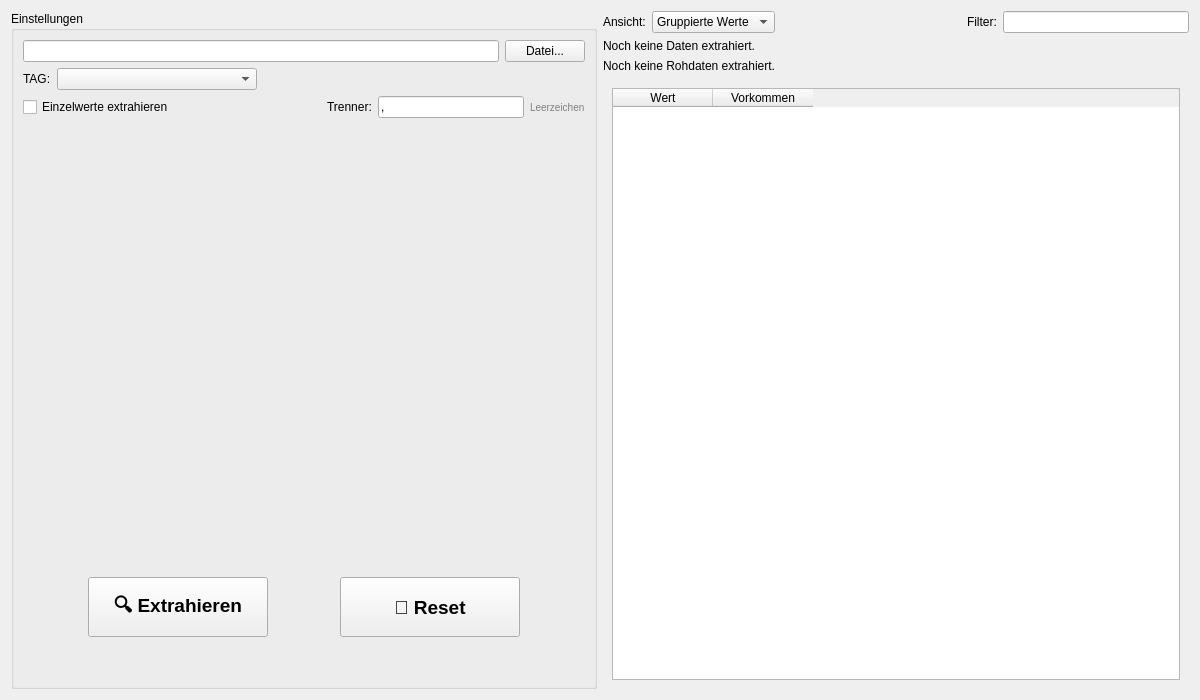
<?xml version="1.0" encoding="UTF-8"?>
<ui version="4.0">
 <class>Step1_LoadAndExtract</class>
 <widget class="QWidget" name="Step1_LoadAndExtract">
  <property name="geometry">
   <rect>
    <x>0</x>
    <y>0</y>
    <width>1200</width>
    <height>700</height>
   </rect>
  </property>
  <property name="windowTitle">
   <string>Step 1 - Load and Extract</string>
  </property>
  <layout class="QHBoxLayout" name="mainLayout">
   <item>
    <widget class="QGroupBox" name="group_settings">
     <property name="title">
      <string>Einstellungen</string>
     </property>
     <layout class="QVBoxLayout" name="settingsLayout">
      <item>
       <layout class="QHBoxLayout" name="fileLayout">
        <item>
         <widget class="QLineEdit" name="edit_file"/>
        </item>
        <item>
         <widget class="QPushButton" name="btn_select_file">
          <property name="text">
           <string>Datei...</string>
          </property>
         </widget>
        </item>
       </layout>
      </item>
      <item>
       <layout class="QHBoxLayout" name="tagLayout">
        <item>
         <widget class="QLabel" name="label_tag">
          <property name="text">
           <string>TAG:</string>
          </property>
         </widget>
        </item>
        <item>
         <widget class="QComboBox" name="combo_tags">
          <property name="minimumSize">
           <size>
            <width>200</width>
            <height>0</height>
           </size>
          </property>
         </widget>
        </item>
        <item>
         <spacer name="horizontalSpacer_4">
          <property name="orientation">
           <enum>Qt::Orientation::Horizontal</enum>
          </property>
          <property name="sizeHint" stdset="0">
           <size>
            <width>40</width>
            <height>20</height>
           </size>
          </property>
         </spacer>
        </item>
       </layout>
      </item>
      <item>
       <layout class="QHBoxLayout" name="sepLayout">
        <item>
         <widget class="QCheckBox" name="chk_single_values">
          <property name="text">
           <string>Einzelwerte extrahieren</string>
          </property>
         </widget>
        </item>
        <item>
         <spacer name="horizontalSpacer_6">
          <property name="orientation">
           <enum>Qt::Orientation::Horizontal</enum>
          </property>
          <property name="sizeHint" stdset="0">
           <size>
            <width>40</width>
            <height>20</height>
           </size>
          </property>
         </spacer>
        </item>
        <item>
         <widget class="QLabel" name="label_sep">
          <property name="text">
           <string>Trenner:</string>
          </property>
         </widget>
        </item>
        <item>
         <widget class="QLineEdit" name="edit_separator">
          <property name="minimumSize">
           <size>
            <width>100</width>
            <height>0</height>
           </size>
          </property>
          <property name="text">
           <string>, </string>
          </property>
         </widget>
        </item>
        <item>
         <widget class="QLabel" name="label_sep_hint">
          <property name="visible">
           <bool>false</bool>
          </property>
          <property name="styleSheet">
           <string>color: gray; font-size: 10px;</string>
          </property>
          <property name="text">
           <string>Leerzeichen</string>
          </property>
         </widget>
        </item>
       </layout>
      </item>
      <item>
       <spacer name="verticalSpacer">
        <property name="orientation">
         <enum>Qt::Orientation::Vertical</enum>
        </property>
        <property name="sizeHint" stdset="0">
         <size>
          <width>20</width>
          <height>40</height>
         </size>
        </property>
       </spacer>
      </item>
      <item>
       <layout class="QHBoxLayout" name="buttonLayout">
        <item>
         <spacer name="horizontalSpacer_2">
          <property name="orientation">
           <enum>Qt::Orientation::Horizontal</enum>
          </property>
          <property name="sizeHint" stdset="0">
           <size>
            <width>40</width>
            <height>20</height>
           </size>
          </property>
         </spacer>
        </item>
        <item>
         <widget class="QPushButton" name="btn_extract">
          <property name="minimumSize">
           <size>
            <width>180</width>
            <height>60</height>
           </size>
          </property>
          <property name="maximumSize">
           <size>
            <width>16777215</width>
            <height>16777215</height>
           </size>
          </property>
          <property name="font">
           <font>
            <pointsize>14</pointsize>
            <bold>true</bold>
           </font>
          </property>
          <property name="text">
           <string>🔍 Extrahieren</string>
          </property>
          <property name="iconSize">
           <size>
            <width>16</width>
            <height>16</height>
           </size>
          </property>
          <property name="flat">
           <bool>false</bool>
          </property>
         </widget>
        </item>
        <item>
         <spacer name="horizontalSpacer">
          <property name="orientation">
           <enum>Qt::Orientation::Horizontal</enum>
          </property>
          <property name="sizeHint" stdset="0">
           <size>
            <width>40</width>
            <height>20</height>
           </size>
          </property>
         </spacer>
        </item>
        <item>
         <widget class="QPushButton" name="btn_reset">
          <property name="minimumSize">
           <size>
            <width>180</width>
            <height>60</height>
           </size>
          </property>
          <property name="font">
           <font>
            <pointsize>14</pointsize>
            <bold>true</bold>
           </font>
          </property>
          <property name="text">
           <string>🔄 Reset</string>
          </property>
         </widget>
        </item>
        <item>
         <spacer name="horizontalSpacer_3">
          <property name="orientation">
           <enum>Qt::Orientation::Horizontal</enum>
          </property>
          <property name="sizeHint" stdset="0">
           <size>
            <width>40</width>
            <height>20</height>
           </size>
          </property>
         </spacer>
        </item>
       </layout>
      </item>
      <item>
       <spacer name="verticalSpacer_2">
        <property name="orientation">
         <enum>Qt::Orientation::Vertical</enum>
        </property>
        <property name="sizeType">
         <enum>QSizePolicy::Policy::Fixed</enum>
        </property>
        <property name="sizeHint" stdset="0">
         <size>
          <width>20</width>
          <height>40</height>
         </size>
        </property>
       </spacer>
      </item>
     </layout>
    </widget>
   </item>
   <item>
    <layout class="QVBoxLayout" name="rightLayout">
     <item>
      <layout class="QHBoxLayout" name="filterLayout">
       <item>
        <widget class="QLabel" name="label_view">
         <property name="text">
          <string>Ansicht:</string>
         </property>
        </widget>
       </item>
       <item>
        <widget class="QComboBox" name="combo_view_mode">
         <item>
          <property name="text">
           <string>Gruppierte Werte</string>
          </property>
         </item>
         <item>
          <property name="text">
           <string>Rohdaten</string>
          </property>
         </item>
        </widget>
       </item>
       <item>
        <spacer name="filterSpacer">
         <property name="orientation">
          <enum>Qt::Orientation::Horizontal</enum>
         </property>
         <property name="sizeHint" stdset="0">
          <size>
           <width>0</width>
           <height>0</height>
          </size>
         </property>
        </spacer>
       </item>
       <item>
        <widget class="QLabel" name="label_filter">
         <property name="text">
          <string>Filter:</string>
         </property>
        </widget>
       </item>
       <item>
        <widget class="QLineEdit" name="edit_filter"/>
       </item>
      </layout>
     </item>
     <item>
      <widget class="QLabel" name="label_summary_grouped">
       <property name="text">
        <string>Noch keine Daten extrahiert.</string>
       </property>
      </widget>
     </item>
     <item>
      <widget class="QLabel" name="label_summary_raw">
       <property name="text">
        <string>Noch keine Rohdaten extrahiert.</string>
       </property>
      </widget>
     </item>
     <item>
      <widget class="QStackedWidget" name="stack_tables">
       <widget class="QWidget" name="page_grouped">
        <layout class="QVBoxLayout" name="layout_grouped">
         <item>
          <widget class="QTableWidget" name="table_values_grouped">
           <property name="columnCount">
            <number>2</number>
           </property>
           <column>
            <property name="text">
             <string>Wert</string>
            </property>
           </column>
           <column>
            <property name="text">
             <string>Vorkommen</string>
            </property>
           </column>
          </widget>
         </item>
        </layout>
       </widget>
       <widget class="QWidget" name="page_raw">
        <layout class="QVBoxLayout" name="layout_raw">
         <item>
          <widget class="QTableWidget" name="table_values_raw">
           <property name="columnCount">
            <number>3</number>
           </property>
           <column>
            <property name="text">
             <string>Zeile</string>
            </property>
           </column>
           <column>
            <property name="text">
             <string>Pointer</string>
            </property>
           </column>
           <column>
            <property name="text">
             <string>Wert</string>
            </property>
           </column>
          </widget>
         </item>
        </layout>
       </widget>
      </widget>
     </item>
    </layout>
   </item>
  </layout>
 </widget>
 <resources/>
 <connections/>
</ui>
